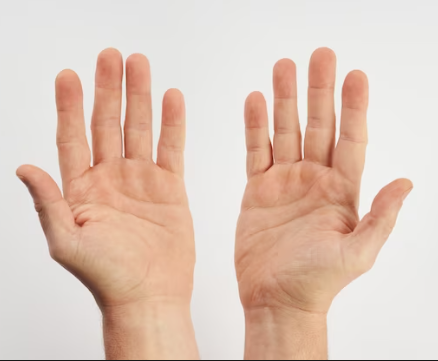
#> input picture P. III/mano.PNG, 438 x 361 px
$ python P3_WhitePatch.py   (older library calls are emulated)
#> lines starting #> are read from the running program, lines starting #| are printed output that depends on the picture; after the words box and inside, x2 and y2 are one past the last pixel; in counts of white or black regions, pixels touching at a corner belong together
# -*- coding: utf-8 -*-
# -*- coding: utf-8 -*-
"""


@author: Dea Angel
"""

import cv2
import numpy as np

imagen=cv2.imread("mano.PNG")
#> imagen is the input picture: shape (361, 438, 3); mean B, G, R 186.5, 199.9, 223.2

# Aumentar el brillo en los canales de color para generar variantes de la imagen
imagenb1=imagen.copy()
imagenb1[:,:,0]=imagen[:,:,0]+100

imagenb2=imagen.copy()
imagenb2[:,:,1]=imagen[:,:,1]+100

imagenb3=imagen.copy()
imagenb3[:,:,2]=imagen[:,:,2]+100
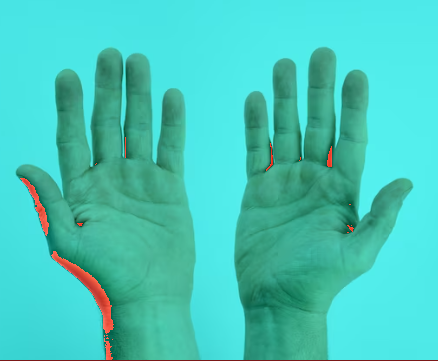
#> imagenb3: shape (361, 438, 3); mean B, G, R 186.5, 199.9, 70.6

# Cálculo de los valores máximos y promedios de los canales de color
B=np.max(imagen[:,:,0]) #azul
#> B = 244
G=np.max(imagen[:,:,1]) #verde
#> G = 245
R=np.max(imagen[:,:,2]) #rojo
#> R = 255


b=np.mean(imagen[:,:,0])
#> b = 186.5
g=np.mean(imagen[:,:,1])
#> g = 199.9
r=np.mean(imagen[:,:,2])
#> r = 223.2


def whitepatch(imagenW):
      m,n,c = imagen.shape
      imagenW = imagenW.astype(np.float64)
      for x in range (m):
          for y in range (n):

              imagenW[x,y,0]=((imagen[x,y,0]))*(255/(B*(r+g+b)))
              imagenW[x,y,1]=((imagen[x,y,1]))*(255/(G*(r+g+b)))
              imagenW[x,y,2]=((imagen[x,y,2]))*(255/(R*(r+g+b)))

      result = cv2.normalize(imagenW, dst=None, alpha=0, beta=255,norm_type=cv2.NORM_MINMAX, dtype=cv2.CV_8U)
      cv2.imwrite("WhiteP.jpg",imagenW)
      cv2.imwrite("WhiteN.jpg", result)
      return result


# Clasificación de píxeles original (antes de aplicar White Patch)
def clasificadorOr(imagen):
    m,n,c=imagen.shape
    imagenb=np.zeros((m,n))
    for x in range(m):
        for y in range(n):

                if 9<imagen[x,y,2]<223 and 17<imagen[x,y,1]<214 and 31<imagen[x,y,0]<240:
                    imagenb[x,y]=255
    return imagenb

# Clasificación de píxeles después de aplicar White Patch
def White_cla(imagen):
    m,n,c=imagen.shape
    imagenc=np.zeros((m,n))
    for x in range(m):
        for y in range(n):

            if (10 < imagen[x, y, 0] < 170) and (23< imagen[x, y, 1] < 196) and (23 < imagen[x, y, 2] < 230):
                imagenc[x,y]=255

    return imagenc
Bc=np.max(imagen[:,:,0])
#> Bc = 244
Gc=np.max(imagen[:,:,1])
#> Gc = 245
Rc=np.max(imagen[:,:,2])
#> Rc = 255
print("Valor max del canal azul (B):", Bc)
#| Valor max del canal azul (B): 244
print("Valor max  del canal verde (G):", Gc)
#| Valor max  del canal verde (G): 245
print("Valor max del canal rojo (R):", Rc)
#| Valor max del canal rojo (R): 255
bc=np.min(imagen[:,:,0])
#> bc = 10
gc=np.min(imagen[:,:,1])
#> gc = 23
rc=np.min(imagen[:,:,2])
#> rc = 23
print("Valor min del canal azul (B):", bc)
#| Valor min del canal azul (B): 10
print("Valor min  del canal verde (G):", gc)
#| Valor min  del canal verde (G): 23
print("Valor min del canal rojo (R):", rc)
#| Valor min del canal rojo (R): 23

# Concatenación de imágenes para su visualización
imFinal = np.hstack((imagen,imagenb1,imagenb2,imagenb3))
result1 = cv2.normalize(imFinal, dst=None, alpha=0, beta=255,norm_type=cv2.NORM_MINMAX, dtype=cv2.CV_8U)
originales = cv2.resize(result1, (600, 200))
cv2.imwrite("Cambio de canal Original.jpg", originales)


imagenCla1 = clasificadorOr(imagen)
#> after the loop in clasificadorOr, `for x in range(m):`:
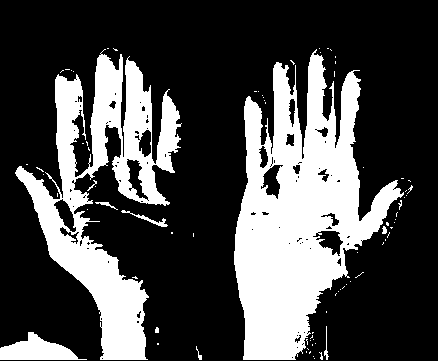
#> imagenb: shape (361, 438) float64; 29% white; 81 white regions (71 under 20 px), largest, box (x1, y1, x2, y2) and area: (234, 49, 404, 360) 26250, (15, 49, 182, 360) 17663, (0, 332, 87, 360) 1323
imagenCla2 = clasificadorOr(imagenb1)
#> after the loop in clasificadorOr (call 2), `for x in range(m):`: imagenb: shape (361, 438) float64; 23.7% white; 54 white regions (47 under 20 px), largest, box (x1, y1, x2, y2) and area: (0, 54, 438, 361) 37070, (121, 210, 167, 227) 122, (318, 220, 331, 226) 53
imagenCla3 = clasificadorOr(imagenb2)
#> after the loop in clasificadorOr (call 3), `for x in range(m):`:
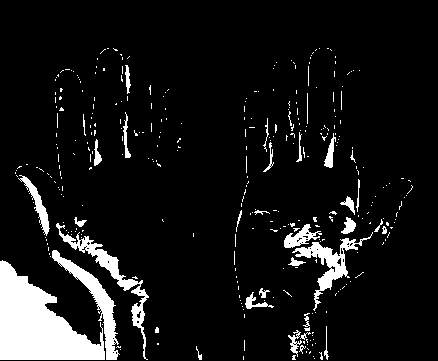
#> imagenb: shape (361, 438) float64; 8.8% white; 338 white regions (302 under 20 px), largest, box (x1, y1, x2, y2) and area: (0, 260, 105, 360) 5826, (52, 250, 120, 360) 1490, (56, 223, 149, 360) 1415
imagenCla4 = clasificadorOr(imagenb3)
#> after the loop in clasificadorOr (call 4), `for x in range(m):`: imagenb: shape (361, 438) float64; 43.9% white; 7 white regions (3 under 20 px), largest, box (x1, y1, x2, y2) and area: (15, 47, 202, 360) 33703, (234, 47, 413, 360) 33648, (0, 332, 87, 360) 1323, (55, 258, 108, 360) 662

imFinal2 = np.hstack((imagenCla1,imagenCla2,imagenCla3,imagenCla4))
#> imFinal2: shape (361, 1752) float64; 26.3% white; 479 white regions (423 under 20 px), largest, box (x1, y1, x2, y2) and area: (438, 54, 981, 361) 42896, (1329, 47, 1516, 360) 33703, (1548, 47, 1727, 360) 33648
result2 = cv2.normalize(imFinal2, dst=None, alpha=0, beta=255,norm_type=cv2.NORM_MINMAX, dtype=cv2.CV_8U)
clasificada_original = cv2.resize(result2, (600, 200))
cv2.imwrite("Clasificador Original.jpg", clasificada_original)


imWhite1 = whitepatch(imagen)
#> after the loop in whitepatch, `for x in range (m):`:
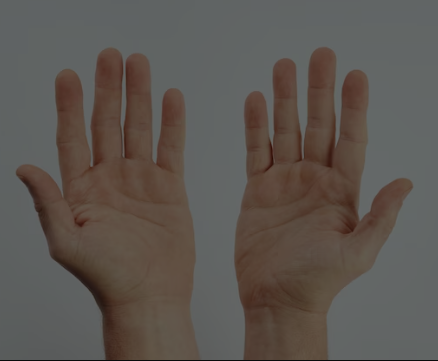
#> imagenW: shape (361, 438, 3) float64; mean B, G, R 0.32, 0.341, 0.366
imWhite2 = whitepatch(imagenb1) #azul
imWhite3 = whitepatch(imagenb2) #verde
imWhite4 = whitepatch(imagenb3) #rojo

imFinal3 = np.hstack((imWhite1,imWhite2,imWhite3,imWhite4))
result3 = cv2.normalize(imFinal3, dst=None, alpha=0, beta=255,norm_type=cv2.NORM_MINMAX, dtype=cv2.CV_8U)
whitepatch_original = cv2.resize(result3, (600, 200))
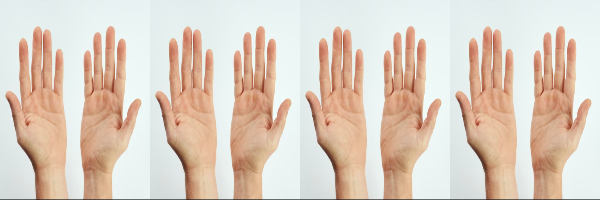
#> whitepatch_original: shape (200, 600, 3); mean B, G, R 192.3, 206, 221.8
cv2.imwrite("Whitepatch.jpg", whitepatch_original)

imClaWhi1 = White_cla(imWhite1)
#> after the loop in White_cla, `for x in range(m):`: imagenc: shape (361, 438) float64; 36.7% white; 38 white regions (30 under 20 px), largest, box (x1, y1, x2, y2) and area: (235, 48, 413, 360) 31280, (16, 48, 194, 360) 26162, (182, 311, 194, 341) 120
imClaWhi2 = White_cla(imWhite2)
imClaWhi3 = White_cla(imWhite3)
imClaWhi4 = White_cla(imWhite4)

imFinal4 = np.hstack((imClaWhi1, imClaWhi2, imClaWhi3, imClaWhi4))
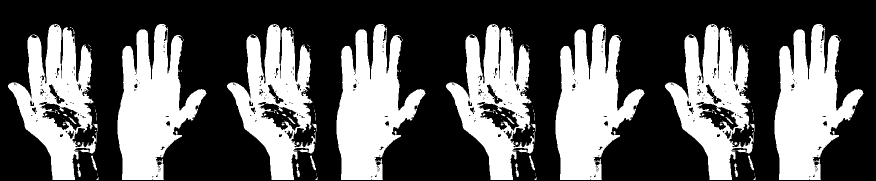
#> imFinal4: shape (361, 1752) float64 (shown at 1/2 size); 36.7% white; 152 white regions (120 under 20 px), largest, box (x1, y1, x2, y2) and area: (235, 48, 413, 360) 31280, (673, 48, 851, 360) 31280, (1111, 48, 1289, 360) 31280
result4 = cv2.normalize(imFinal4, dst=None, alpha=0, beta=255,norm_type=cv2.NORM_MINMAX, dtype=cv2.CV_8U)
White_cla = cv2.resize(result4, (600, 200))
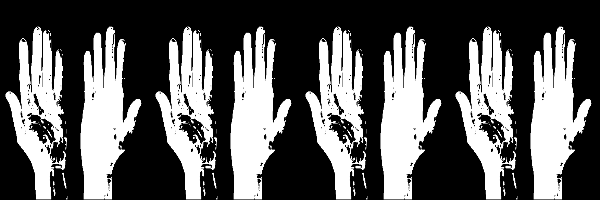
#> White_cla: shape (200, 600); min 0, max 255, mean 93.5
cv2.imwrite("Clasificador adapatado.jpg", White_cla)

cv2.imshow("original", originales)
cv2.imshow("imagen clasificada", clasificada_original)
cv2.imshow("imagen whitepatch",whitepatch_original)
cv2.imshow("WhitePatch clasificado",White_cla)
cv2.waitKey(0)
cv2.destroyAllWindows()
